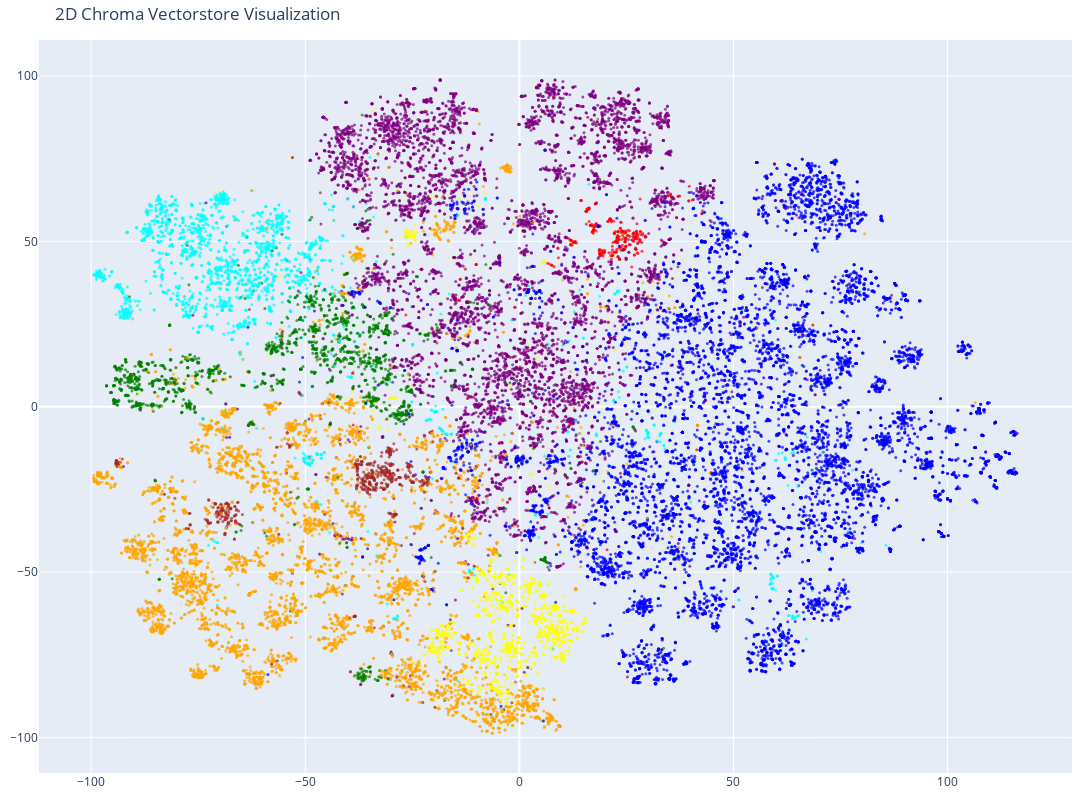

Notebook code for this chart:
### Code cell
# Create the 2D scatter plot
fig = go.Figure(data=[go.Scatter(
    x=reduced_vectors[:, 0],
    y=reduced_vectors[:, 1],
    mode='markers',
    marker=dict(size=3, color=colors, opacity=0.7),
)])

fig.update_layout(
    title='2D Chroma Vectorstore Visualization',
    scene=dict(xaxis_title='x', yaxis_title='y'),
    width=1200,
    height=800,
    margin=dict(r=20, b=10, l=10, t=40)
)

fig.show()

### Figure 1 — Plotly figure (JSON) as saved in the notebook; plotly's stock layout.template omitted (floating-point values rounded to 4 significant figures; data arrays with more than 128 entries replaced by an {"elided": "..."} marker saying what was removed)
{"data": [{"marker": {"color": {"elided": "30000 str values"}, "opacity": 0.7, "size": 3}, "mode": "markers", "type": "scatter", "x": {"elided": "30000 float values"}, "y": {"elided": "30000 float values"}}], "layout": {"height": 800, "margin": {"b": 10, "l": 10, "r": 20, "t": 40}, "scene": {"xaxis": {"title": {"text": "x"}}, "yaxis": {"title": {"text": "y"}}}, "title": {"text": "2D Chroma Vectorstore Visualization"}, "width": 1200}}
